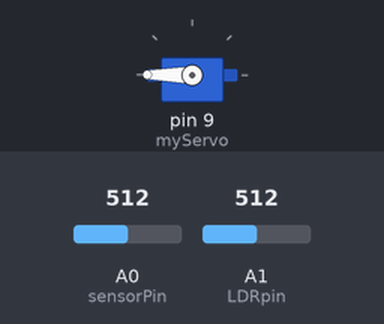
This sketch was run on a simulated Arduino Uno, built with avr-gcc and run on an emulated ATmega328P. Shown: servo. The test bench sets the inputs (shaded band); at power-on: A0 (sensorPin) = 512, A1 (LDRpin) = 512.

Above: at 0.05 s.
Timing chart, 0 to 4.6 s (numbered marks = the images above):
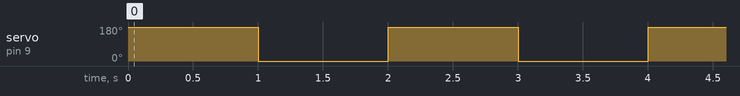

The sketch:

Automated_lights.ino
```cpp
#include <Servo.h>
#define LDRpin A1
#define sensorPower 7
#define sensorPin A0
int val = 0;
int LDRvalue = 0;
int IRSensor = 7;
int servoPin = 9;
int thresholdup = 0;
int thresholddown = 100;
const int LEDpin = 11;
const int LEDpin1 = 12;
const int LEDpin2 = 13;
const int LEDpin3 = 10;

Servo myServo;

void setup() {
  // put your setup code here, to run once:
pinMode(LEDpin, LOW);
pinMode(IRSensor,INPUT);
digitalWrite(LEDpin,OUTPUT);
digitalWrite(LEDpin1,OUTPUT);
digitalWrite(LEDpin2,OUTPUT);
digitalWrite(LEDpin3,OUTPUT);
pinMode(sensorPower, OUTPUT);
digitalWrite(sensorPower, LOW);
myServo.attach(9);

}

void loop() {
  // put your main code here, to run repeatedly:
  LDRvalue = analogRead(LDRpin);

if (LDRvalue>300){
digitalWrite(LEDpin,HIGH);}
else{
digitalWrite(LEDpin,LOW);
}

int sensorStatus = digitalRead(IRSensor);
if(sensorStatus == 1)
{
  digitalWrite(LEDpin1,HIGH);
  digitalWrite(LEDpin2,LOW);
  myServo.write(90);
  delay(1000);}
else
{
  digitalWrite(LEDpin1,LOW);
  digitalWrite(LEDpin2,HIGH);
  myServo.write(180);
  delay(1000);
  myServo.write(0);
  delay(1000);}

  int level = analogRead(sensorPin);

 if(level < 20)
 {
 //digitalWrite(threshold, HIGH);
 digitalWrite(LEDpin3, HIGH);
 }
 else
 {
 //digitalWrite(threshold, LOW);
 digitalWrite(LEDpin3, LOW);
 }
}
```

Measured:
- by itself, servo on pin 9 (myServo): alternates 180° for 1.0 s and 0° for 1.0 s
